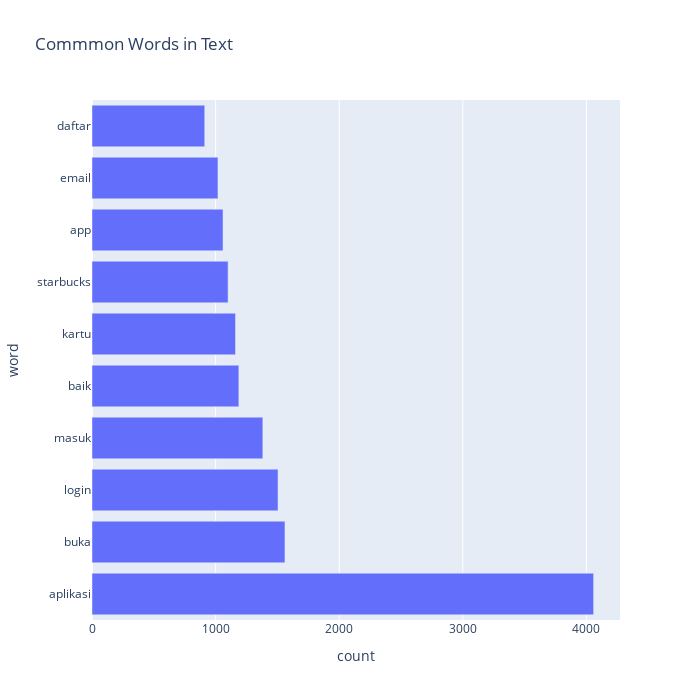

Notebook code cell kept with this figure:
### Code cell
px.bar(temp, x="count", y="word", title='Commmon Words in Text', orientation='h', 
             width=700, height=700)

### Figure 1 — Plotly figure (JSON) as saved in the notebook; plotly's stock layout.template omitted (floating-point values rounded to 4 significant figures)
{"data": [{"alignmentgroup": "True", "hovertemplate": "count=%{x}<br>word=%{y}<extra></extra>", "legendgroup": "", "marker": {"color": "#636efa", "pattern": {"shape": ""}}, "name": "", "offsetgroup": "", "orientation": "h", "showlegend": false, "textposition": "auto", "type": "bar", "x": [4058, 1561, 1505, 1382, 1188, 1161, 1101, 1060, 1019, 912], "xaxis": "x", "y": ["aplikasi", "buka", "login", "masuk", "baik", "kartu", "starbucks", "app", "email", "daftar"], "yaxis": "y"}], "layout": {"barmode": "relative", "height": 700, "legend": {"tracegroupgap": 0}, "title": {"text": "Commmon Words in Text"}, "width": 700, "xaxis": {"anchor": "y", "domain": [0, 1], "title": {"text": "count"}}, "yaxis": {"anchor": "x", "domain": [0, 1], "title": {"text": "word"}}}}
